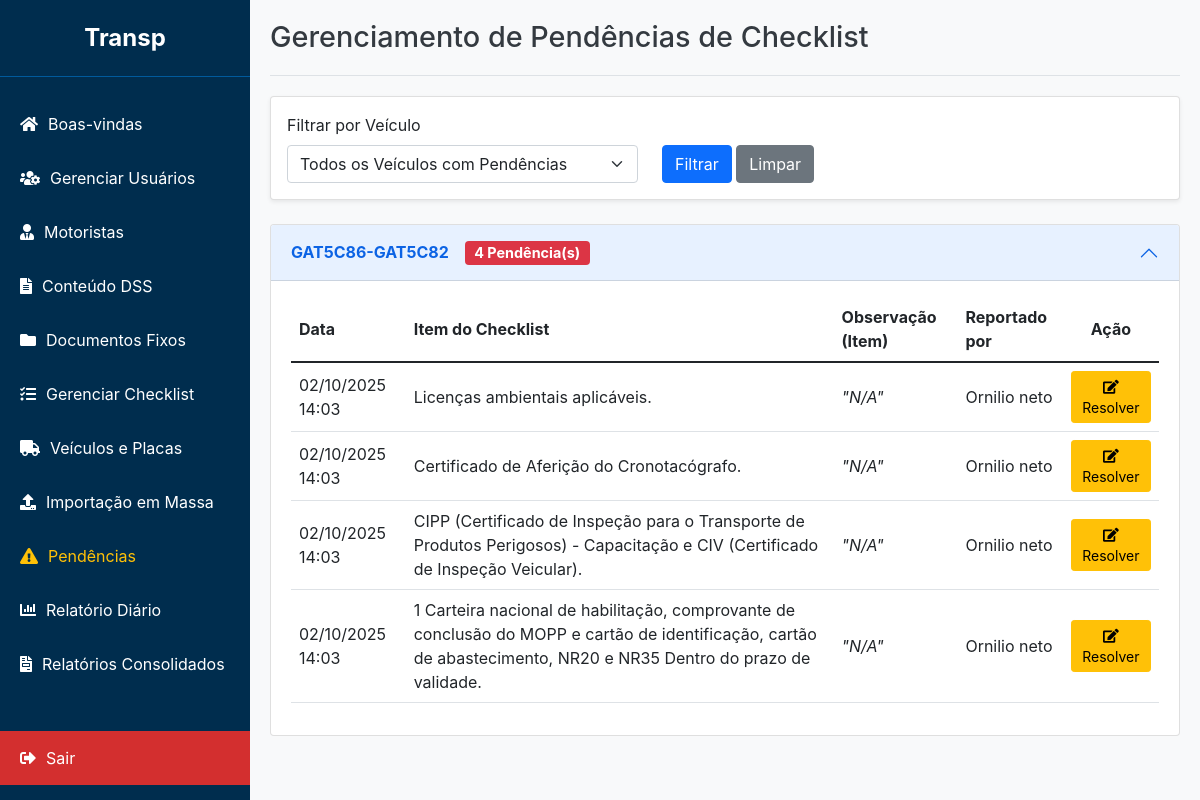
Page /admin/pendencias (signed in) on the earlier database version.
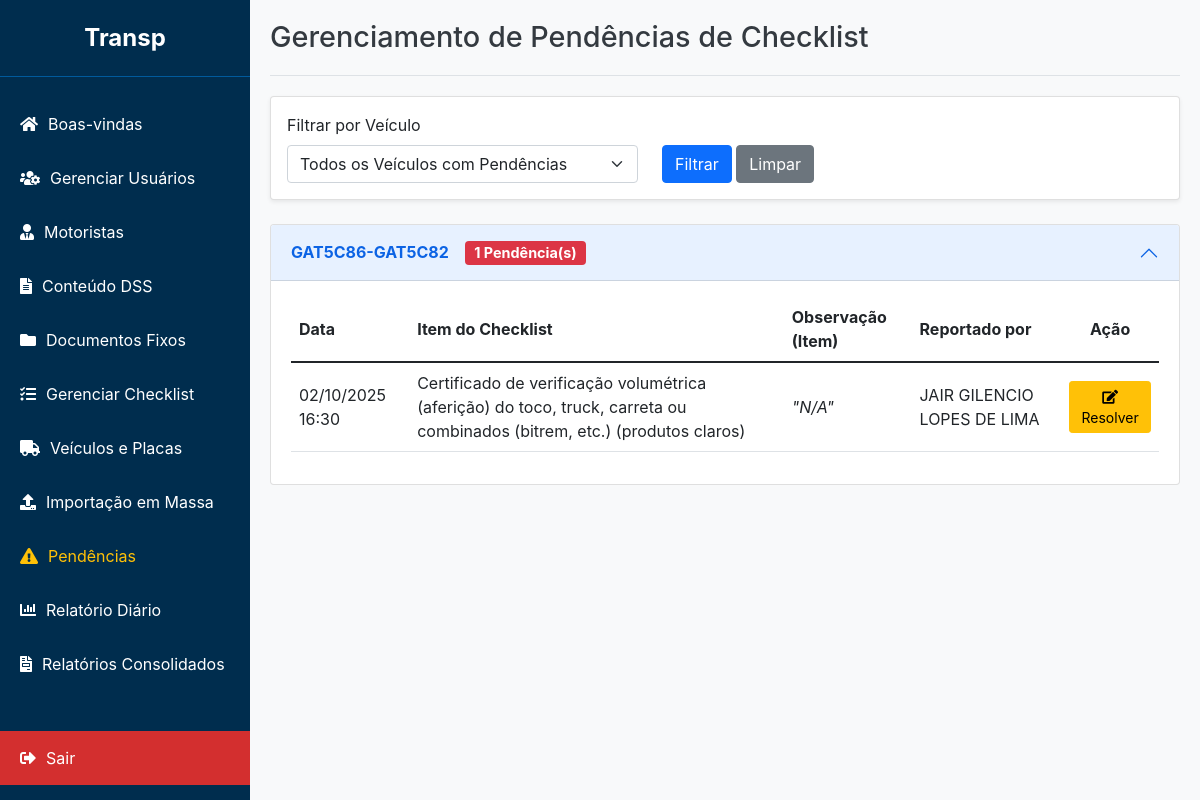
Same page on the later database version.
### app/models.py (models this page shows, shortened)
class Veiculo(db.Model):
    id = db.Column(db.Integer, primary_key=True)
    unidade = db.Column(db.String(100), nullable=True)
    operacao = db.Column(db.String(100), nullable=True) # NOVO CAMPO
    nome_conjunto = db.Column(db.String(100), unique=True, nullable=False)
    placa_cavalo_id = db.Column(db.Integer, db.ForeignKey('placa.id'), nullable=False)
    placa_carreta1_id = db.Column(db.Integer, db.ForeignKey('placa.id'), nullable=True)
    placa_carreta2_id = db.Column(db.Integer, db.ForeignKey('placa.id'), nullable=True)
    obs = db.Column(db.Text)
    placa_cavalo = db.relationship('Placa', foreign_keys=[placa_cavalo_id])
    placa_carreta1 = db.relationship('Placa', foreign_keys=[placa_carreta1_id])
    placa_carreta2 = db.relationship('Placa', foreign_keys=[placa_carreta2_id])
    motoristas = db.relationship('Motorista', backref='veiculo', lazy=True)
    checklists_preenchidos = db.relationship('ChecklistPreenchido', backref='veiculo', lazy=True)

class Pendencia(db.Model):
    id = db.Column(db.Integer, primary_key=True)
    item_id = db.Column(db.Integer, db.ForeignKey('checklist_item.id'), nullable=False)
    veiculo_id = db.Column(db.Integer, db.ForeignKey('veiculo.id'), nullable=False)
    resposta_abertura_id = db.Column(db.Integer, db.ForeignKey('checklist_resposta.id'), nullable=False)
    status = db.Column(db.String(50), nullable=False, default='PENDENTE')
    data_criacao = db.Column(db.DateTime, nullable=False, default=datetime.utcnow)
    data_resolucao = db.Column(db.DateTime, nullable=True)
    observacao_admin = db.Column(db.Text, nullable=True)
    numero_os = db.Column(db.String(50), nullable=True) # Campo para a Ordem de Serviço
    item = db.relationship('ChecklistItem')
    veiculo = db.relationship('Veiculo')
    resposta_abertura = db.relationship('ChecklistResposta')

class ChecklistItem(db.Model):
    id = db.Column(db.Integer, primary_key=True)
    checklist_id = db.Column(db.Integer, db.ForeignKey('checklist.id'), nullable=False)
    texto = db.Column(db.String(500), nullable=False)
    ordem = db.Column(db.Integer, default=0) # Para ordenar os itens
    parent_id = db.Column(db.Integer, db.ForeignKey('checklist_item.id'), nullable=True)
    sub_itens = db.relationship('ChecklistItem', backref=db.backref('parent', remote_side=[id]), lazy='dynamic', cascade="all, delete-orphan")

class ChecklistResposta(db.Model):
    id = db.Column(db.Integer, primary_key=True)
    preenchimento_id = db.Column(db.Integer, db.ForeignKey('checklist_preenchido.id'), nullable=False)
    item_id = db.Column(db.Integer, db.ForeignKey('checklist_item.id'), nullable=False)
    resposta = db.Column(db.String(50)) # Ex: 'CONFORME', 'NAO CONFORME'
    observacao = db.Column(db.Text)
    item = db.relationship('ChecklistItem')

class Motorista(db.Model):
    id = db.Column(db.Integer, primary_key=True)
    unidade = db.Column(db.String(100), nullable=True)
    operacao = db.Column(db.String(100), nullable=True) # NOVO CAMPO
    nome = db.Column(db.String(150), nullable=False)
    cpf = db.Column(db.String(14), unique=True, nullable=False)
    rg = db.Column(db.String(20))
    cnh = db.Column(db.String(20))
    frota = db.Column(db.String(50))
    password_hash = db.Column(db.String(256), nullable=True)
    veiculo_id = db.Column(db.Integer, db.ForeignKey('veiculo.id'), nullable=True)
    assinaturas = db.relationship('Assinatura', backref='motorista', lazy=True)
    checklists_preenchidos = db.relationship('ChecklistPreenchido', backref='motorista', lazy=True)

### app/routes.py (the view)
@admin_bp.route('/pendencias', methods=['GET'])
@login_required()  # Garante que apenas usuários logados acessem
def gerenciar_pendencias():
    user_role = session.get('role')
    user_unidade = session.get('unidade')
    pendencias_agrupadas = defaultdict(list)
    query = Pendencia.query.join(Veiculo).filter(Pendencia.status == 'PENDENTE')
    if user_role != 'admin':
        query = query.filter(Veiculo.unidade == user_unidade)
    veiculo_id_str = request.args.get('veiculo_id')
    veiculo_id = int(veiculo_id_str) if veiculo_id_str else None
    if veiculo_id:
        query = query.filter(Pendencia.veiculo_id == veiculo_id)
    pendencias = query.order_by(Pendencia.data_criacao.desc()).all()
    for pendencia in pendencias:
        pendencias_agrupadas[pendencia.veiculo].append(pendencia)
    veiculos_query = Veiculo.query
    if user_role != 'admin':
        veiculos_query = veiculos_query.filter(Veiculo.unidade == user_unidade)
    todos_veiculos = veiculos_query.order_by(Veiculo.nome_conjunto).all()
    return render_template(
        'admin_pendencias.html',
        pendencias_agrupadas=pendencias_agrupadas,
        todos_veiculos=todos_veiculos,
        veiculo_selecionado_id=veiculo_id
    )

### app/routes.py (called while the page is built)
def login_required(required_role=["admin", "master", "comum"]):
    def decorator(f):
        @wraps(f)
        def decorated_function(*args, **kwargs):
            if 'user_id' not in session:
                flash('Por favor, faça login para acessar esta página.', 'warning')
                return redirect(url_for('admin.login'))
            user_role = session.get('role')
            if user_role not in required_role:
                flash('Você não tem permissão para acessar esta página.', 'danger')
                return redirect(url_for('admin.dashboard'))
            return f(*args, **kwargs)
        return decorated_function
    return decorator

### app/templates/admin_pendencias.html (shortened to what this page needs)
{% extends "base_adm.html" %}
{% block header %}Gerenciamento de Pendências de Checklist{% endblock %}
{% block content %}
<div class="card shadow-sm mb-4">
    <div class="card-body">
        <form method="GET" action="{{ url_for('admin.gerenciar_pendencias') }}">
            <div class="row align-items-end">
                <div class="col-md-5">
                    <label for="veiculo_id" class="form-label">Filtrar por Veículo</label>
                    <select name="veiculo_id" id="veiculo_id" class="form-select">
                        <option value="">Todos os Veículos com Pendências</option>
                    </select>
                </div>
                <div class="col-md-3">
                    <button type="submit" class="btn btn-primary">Filtrar</button>
                    <a href="{{ url_for('admin.gerenciar_pendencias') }}" class="btn btn-secondary">Limpar</a>
                </div>
            </div>
        </form>
    </div>
</div>
{% if not pendencias_agrupadas %}
    <div class="empty-state">
        <i class="fas fa-check-circle"></i>
        <h4>Tudo em ordem!</h4>
        <p>Nenhuma pendência de checklist em aberto no momento.</p>
    </div>
{% else %}
    <div class="accordion" id="pendenciasAccordion">
        {% for veiculo, pendencias in pendencias_agrupadas.items() %}
            <div class="accordion-item">
                <h2 class="accordion-header" id="heading-{{ veiculo.id }}">
                    <button class="accordion-button" type="button" data-bs-toggle="collapse" data-bs-target="#collapse-{{ veiculo.id }}" aria-expanded="true" aria-controls="collapse-{{ veiculo.id }}">
                        <strong>{{ veiculo.nome_conjunto }}</strong>
                        <span class="ms-3 badge bg-danger">{{ pendencias|length }} Pendência(s)</span>
                    </button>
                </h2>
                <div id="collapse-{{ veiculo.id }}" class="accordion-collapse collapse show" aria-labelledby="heading-{{ veiculo.id }}" data-bs-parent="#pendenciasAccordion">
                    <div class="accordion-body">
                        <table class="table table-sm table-hover">
                            <thead>
                                <tr>
                                    <th>Data</th>
                                    <th>Item do Checklist</th>
                                    <th>Observação (Item)</th>
                                    <th>Reportado por</th>
                                    <th class="text-center">Ação</th>
                                </tr>
                            </thead>
                            <tbody>
                                {% for pendencia in pendencias %}
                                    <tr>
                                        <td>{{ pendencia.data_criacao.strftime('%d/%m/%Y %H:%M') }}</td>
                                        <td>{{ pendencia.item.texto }}</td>
                                        <td><em>"{{ pendencia.resposta_abertura.observacao or 'N/A' }}"</em></td>
                                        <td>{{ pendencia.resposta_abertura.preenchimento.motorista.nome }}</td>
                                        <td class="text-center">
                                            <button type="button" class="btn btn-warning btn-sm" data-bs-toggle="modal" data-bs-target="#resolverModal-{{ pendencia.id }}">
                                                <i class="fas fa-edit"></i> Resolver
                                            </button>
                                        </td>
                                    </tr>
                                                            {% set preenchimento = pendencia.resposta_abertura.preenchimento %}
                                {% endfor %}
                            </tbody>
                        </table>
                    </div>
                </div>
            </div>
        {% endfor %}
    </div>
{% endif %}
{% endblock %}

### app/templates/base_adm.html (shortened to what this page needs)
<!DOCTYPE html>
<html lang="pt-br">
<head>
    <link rel="stylesheet" href="https://cdnjs.cloudflare.com/ajax/libs/font-awesome/5.15.4/css/all.min.css">
    <link href="https://cdn.jsdelivr.net/npm/bootstrap@5.1.3/dist/css/bootstrap.min.css" rel="stylesheet">
</head>
<body>
    <nav class="sidebar" id="sidebar">
        <div class="sidebar-header">
            Transp
        </div>
        <ul class="sidebar-nav">
            <li><a href="{{ url_for('admin.dashboard') }}"><i class="fas fa-home"></i> Boas-vindas</a></li>
            <li><a href="{{ url_for('admin.gerenciar_usuarios') }}"><i class="fas fa-users-cog"></i> Gerenciar Usuários</a></li>
            <li><a href="{{ url_for('admin.motoristas') }}"><i class="fas fa-user-tie"></i> Motoristas</a></li>
            <li><a href="{{ url_for('admin.conteudo') }}"><i class="fas fa-file-alt"></i> Conteúdo DSS</a></li>
            <li><a href="{{ url_for('admin.gerenciar_documentos') }}"><i class="fas fa-folder"></i> Documentos Fixos</a></li>
            <li><a href="{{ url_for('admin.checklists') }}"><i class="fas fa-tasks"></i> Gerenciar Checklist</a></li>
            <li><a href="{{ url_for('admin.veiculos') }}"><i class="fas fa-truck"></i> Veículos e Placas</a></li>
            {% if session.role == 'admin' %}
            <li><a href="{{ url_for('admin.importacao_pagina') }}"><i class="fas fa-upload"></i> Importação em Massa</a></li>
            {% endif %}
            <li><a href="{{ url_for('admin.gerenciar_pendencias') }}" style="color: #ffc107;"><i class="fas fa-exclamation-triangle"></i> Pendências</a></li>
            <li><a href="{{ url_for('admin.acompanhamento_diario') }}"><i class="fas fa-chart-bar"></i> Relatório Diário</a></li>
            <li><a href="{{ url_for('admin.relatorios_consolidados') }}"><i class="fas fa-file-invoice"></i> Relatórios Consolidados</a></li>
        </ul>
        <ul class="sidebar-nav">
             <li class="logout-link"><a href="{{ url_for('admin.admin_logout') }}"><i class="fas fa-sign-out-alt"></i> Sair</a></li>
        </ul>
    </nav>
    <main class="main-content" id="main-content">
        {% if self.header()|trim %}
        <header class="header">
            <h1>{% block header %}{% endblock %}</h1>
        </header>
        {% endif %}
        <section class="content">
            {% block content %}{% endblock %}
        </section>
    </main>
</body>
</html>

### app/templates/base_adm.html (style rules this page uses)
:root { --sidebar-width: 250px; --header-height: 60px; --primary-blue: #002D4E; --light-blue: #005A9C; --logout-red: #d32f2f; --logout-red-hover: #c62828; --flash-success: #d4edda; --flash-success-text: #155724; --flash-error: #f8d7da; --flash-error-text: #721c24; --flash-info: #cce5ff; --flash-info-text: #004085; }
body { font-family: -apple-system, BlinkMacSystemFont, "Segoe UI", Roboto, "Helvetica Neue", Arial, sans-serif; margin: 0; background-color: #f8f9fa; }
.sidebar { width: var(--sidebar-width); background-color: var(--primary-blue); color: white; display: flex; flex-direction: column; position: fixed; top: 0; left: 0; height: 100%; transition: transform 0.3s ease; z-index: 1020; }
.sidebar-header { padding: 20px; text-align: center; font-size: 1.5em; font-weight: bold; border-bottom: 1px solid var(--light-blue); }
.sidebar-nav { list-style-type: none; padding: 0; margin: 20px 0; flex-grow: 1; }
.sidebar-nav li a { color: white; text-decoration: none; display: flex; align-items: center; gap: 10px; padding: 15px 20px; transition: background-color 0.2s; }
.logout-link { margin-top: auto; }
.logout-link a { background-color: var(--logout-red) !important; }
.main-content { margin-left: var(--sidebar-width); padding: 20px; width: calc(100% - var(--sidebar-width)); }
.header { padding-bottom: 20px; border-bottom: 1px solid #dee2e6; margin-bottom: 20px; }
.header h1 { margin: 0; font-size: 1.8rem; color: #343a40; }

### app/templates/admin_pendencias.html (style rules this page uses)
.accordion-button { font-weight: 500; }
.badge { font-size: 0.9em; }
.table-sm th, .table-sm td { padding: 0.5rem; vertical-align: middle; }

Differences in the rows shown:
removed Pendencia: data_criacao "02/10/2025 14:03", item.texto "Licenças ambientais aplicáveis.", resposta_abertura "N/A", resposta_abertura.preenchimento.motorista.nome "Ornilio neto"
removed Pendencia: data_criacao "02/10/2025 14:03", item.texto "Certificado de Aferição do Cronotacógrafo.", resposta_abertura "N/A", resposta_abertura.preenchimento.motorista.nome "Ornilio neto"
removed Pendencia: data_criacao "02/10/2025 14:03", item.texto "CIPP (Certificado de Inspeção para o Transporte de Produtos Perigosos) - Capacitação e CIV (Certificado de Inspeção Veicular).", resposta_abertura "N/A", resposta_abertura.preenchimento.motorista.nome "Ornilio neto"
removed Pendencia: data_criacao "02/10/2025 14:03", item.texto "1 Carteira nacional de habilitação, comprovante de conclusão do MOPP e cartão de identificação, cartão de abastecimento, NR20 e NR35 Dentro do prazo de validade.", resposta_abertura "N/A", resposta_abertura.preenchimento.motorista.nome "Ornilio neto"
changed Veiculo "GAT5C86-GAT5C82": gains Pendencia (data_criacao "02/10/2025 16:30", item.texto "Certificado de verificação volumétrica (aferição) do toco, truck, carreta ou combinados (bitrem, etc.) (produtos claros)", resposta_abertura "N/A", resposta_abertura.preenchimento.motorista.nome "JAIR GILENCIO LOPES DE LIMA"); pendencias "4" → "1"
